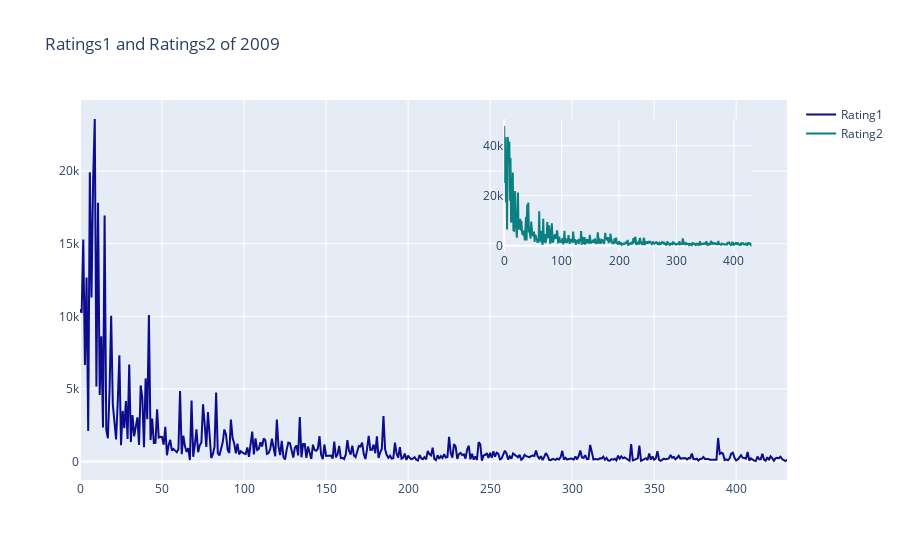

This figure's notebook cell:
### Code cell
from plotly.offline import init_notebook_mode, iplot, plot
import plotly as py
init_notebook_mode(connected=True)
import plotly.graph_objs as go
df1 = books[books.original_publication_year == 2009]
trace0 = go.Scatter(
    y=df1.ratings_1,
    name = 'Rating1',
    marker = dict(
        color = 'rgb(12, 12, 140)',
    )
)
trace1 = go.Scatter(
    y=df1.ratings_2,
    name = 'Rating2',
     xaxis='x2',
     yaxis='y2',
    marker = dict(
        color = 'rgb(12, 128, 128)',
    )
)
data = [trace0, trace1]
layout = go.Layout(
    xaxis2=dict(
        domain=[0.6, 0.95],
        anchor='y2',        
    ),
    yaxis2=dict(
        domain=[0.6, 0.95],
        anchor='x2',
    ),
    title = 'Ratings1 and Ratings2 of 2009'
)
fig = go.Figure(data=data, layout=layout)
iplot(fig)

### Figure 1 — Plotly figure (JSON) as saved in the notebook; plotly's stock layout.template omitted (floating-point values rounded to 4 significant figures; data arrays with more than 128 entries replaced by an {"elided": "..."} marker saying what was removed)
{"data": [{"marker": {"color": "rgb(12, 12, 140)"}, "name": "Rating1", "type": "scatter", "y": {"elided": "432 int values"}}, {"marker": {"color": "rgb(12, 128, 128)"}, "name": "Rating2", "type": "scatter", "xaxis": "x2", "y": {"elided": "432 int values"}, "yaxis": "y2"}], "layout": {"title": {"text": "Ratings1 and Ratings2 of 2009"}, "xaxis2": {"anchor": "y2", "domain": [0.6, 0.95]}, "yaxis2": {"anchor": "x2", "domain": [0.6, 0.95]}}}
